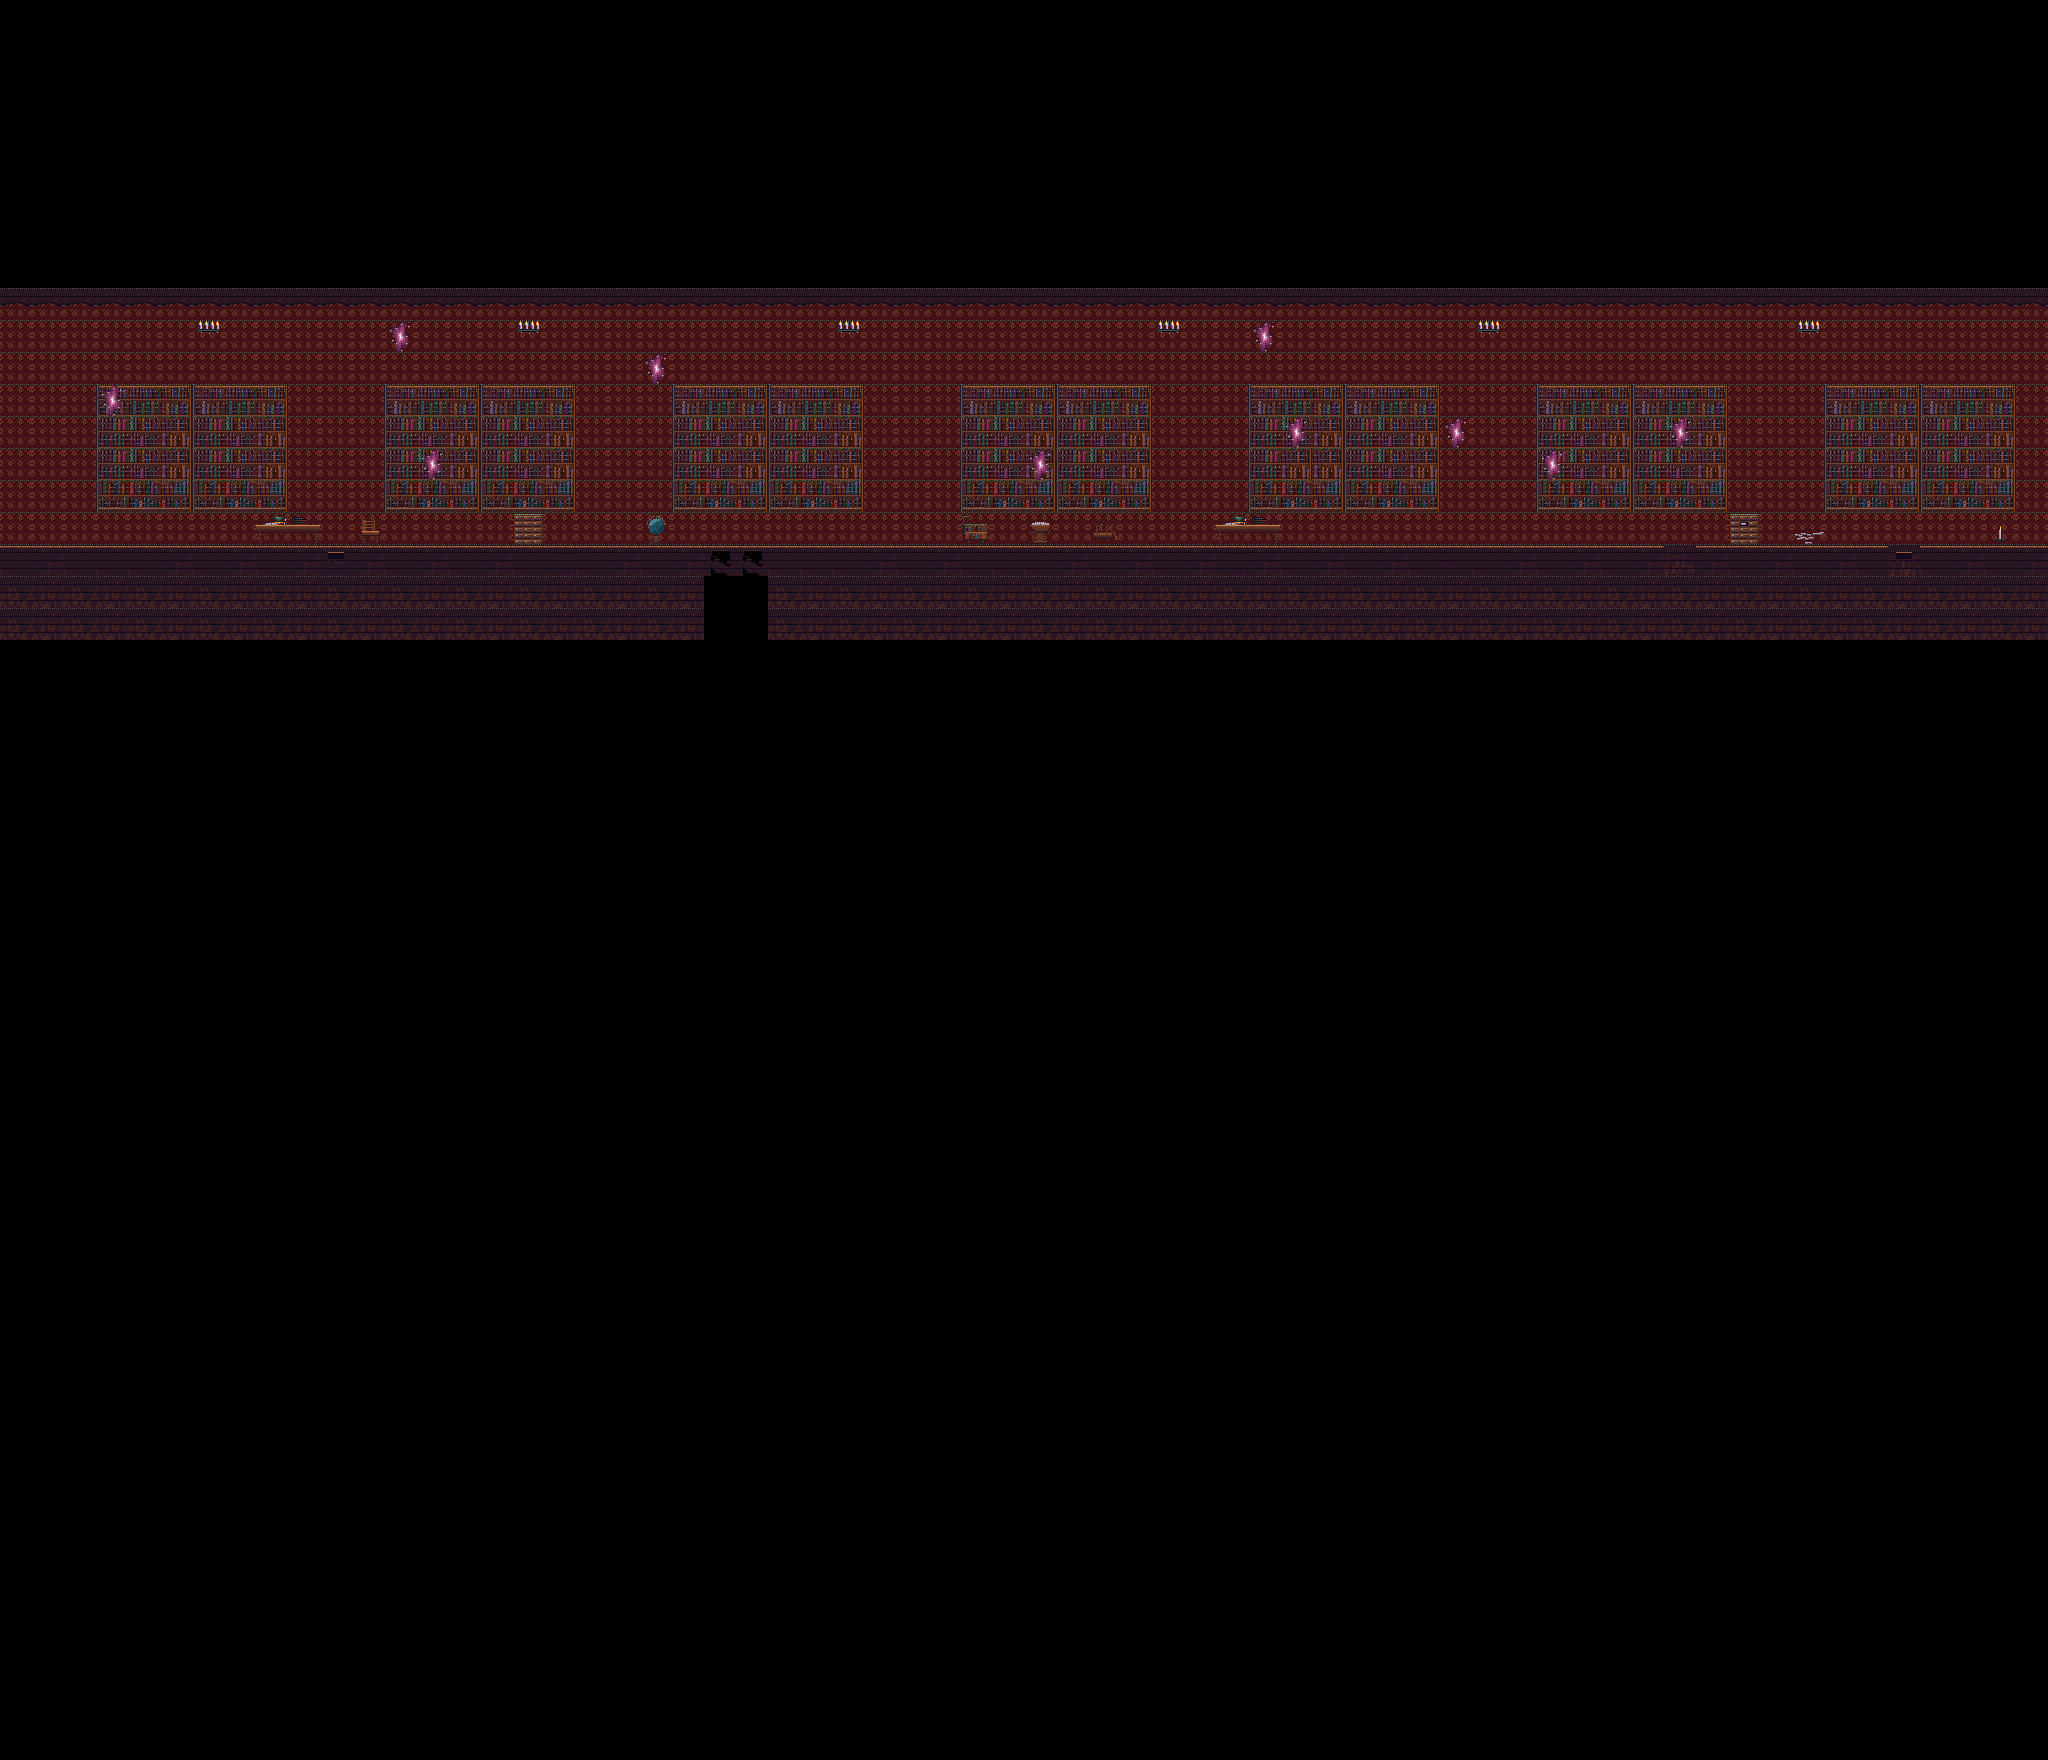

A level layout from a 2D game, rendered from its tile map. Below: a short description, then the map file with tile-grid data replaced by summaries:
An orthogonal 64x55 tile map with 32x32 px tiles, 4 tile layers (Fundo, Perigos, Colisão, Decoração), 2 tilesets and 5 objects (spawn, porta, bibliotecario, artefato, cientista).

<map version="1.10" tiledversion="1.12.2" orientation="orthogonal" renderorder="right-down" width="64" height="55" tilewidth="32" tileheight="32" infinite="0" nextlayerid="6" nextobjectid="100">
 <tileset firstgid="1" source="fase2_biblioteca_sala.tsx" />
 <tileset firstgid="161" source="fase2_laboratorio_sala.tsx" />
 <layer id="1" name="Fundo" width="64" height="55">
  <data>[3520 cells, 512 non-empty, 12 distinct tile ids]</data>
 </layer>
 <layer id="2" name="Perigos" width="64" height="55">
  <data>[3520 cells, 0 non-empty, 0 distinct tile ids]</data>
 </layer>
 <layer id="3" name="Colisão" width="64" height="55">
  <properties>
   <property name="colisao" type="bool" value="true" />
  </properties>
  <data>[3520 cells, 186 non-empty, 9 distinct tile ids]</data>
 </layer>
 <layer id="4" name="Decoração" width="64" height="55">
  <data>[3520 cells, 31 non-empty, 16 distinct tile ids]</data>
 </layer>
 <objectgroup id="5" name="Plataformas" />
 <objectgroup id="6" name="Entidades">
  <object id="1" type="spawn" x="160" y="544" width="32" height="48" />
  <object id="2" type="porta" x="64" y="480" width="32" height="64">
   <properties>
    <property name="destino" value="sair" />
   </properties>
  </object>
  <object id="3" type="bibliotecario" x="800" y="544" width="1216" height="32" />
  <object id="4" type="artefato" x="1984" y="510" width="28" height="34">
   <properties>
    <property name="nome" value="Página Arrancada" />
   </properties>
  </object>
  <object id="5" type="cientista" x="250" y="496" width="48" height="48">
   <properties>
    <property name="nome" value="Ada Lovelace" />
   </properties>
  </object>
 </objectgroup>
</map>
